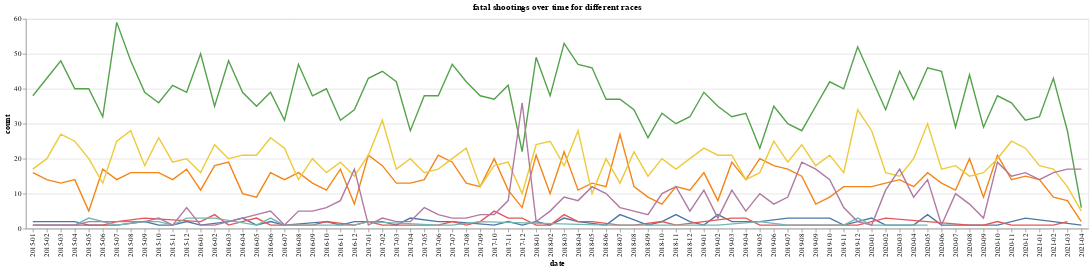

The notebook cell saved with this chart:
### Code cell
race_dropdown = alt.binding_select(options=np.array(list_races))
race_select = alt.selection_single(fields=["race"], bind=race_dropdown, name="select",clear=True)
color = alt.condition(race_select,
                    alt.Color('race:N', legend=None),
                    alt.value('lightgray'))



alt.Chart(races,title="fatal shootings over time for different races").mark_line().encode(
    x='date',
    y='count',
    color=color,
    tooltip=["date","count","race"]
).add_selection(
    race_select).interactive()

### Figure 1 — Vega-Lite specification as saved in the notebook (floating-point values rounded to 4 significant figures; data arrays with more than 128 entries replaced by an {"elided": "..."} marker saying what was removed)
{"config": {"view": {"continuousWidth": 400, "continuousHeight": 300}}, "data": {"name": "data-90f68a8a534b25fb1df5941098c1ec5d"}, "mark": "line", "encoding": {"color": {"condition": {"type": "nominal", "field": "race", "legend": null, "selection": "select"}, "value": "lightgray"}, "tooltip": [{"type": "nominal", "field": "date"}, {"type": "quantitative", "field": "count"}, {"type": "nominal", "field": "race"}], "x": {"type": "nominal", "field": "date"}, "y": {"type": "quantitative", "field": "count"}}, "selection": {"select": {"type": "single", "fields": ["race"], "bind": {"input": "select", "options": ["Hispanic", "White", "black", "unknown", "Asian", "Native American", "Other"]}, "clear": true}, "selector018": {"type": "interval", "bind": "scales", "encodings": ["x", "y"]}}, "title": "fatal shootings over time for different races", "$schema": "https://vega.github.io/schema/vega-lite/v4.8.1.json", "datasets": {"data-90f68a8a534b25fb1df5941098c1ec5d": {"elided": "441 records"}}}
